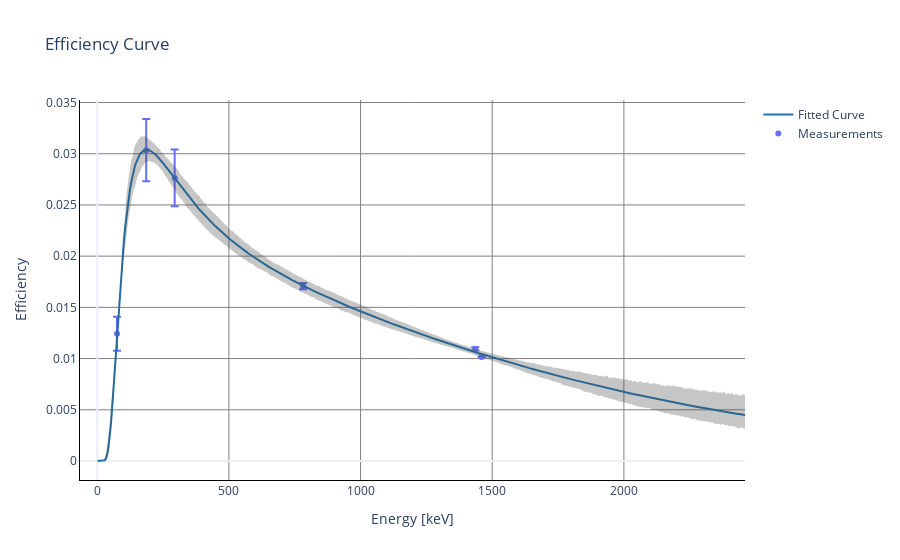

Notebook source saved alongside this figure:
### Code cell
test_eff.plotter_pretty()

### Figure 1 — Plotly figure (JSON) as saved in the notebook; plotly's stock layout.template omitted (floating-point values rounded to 4 significant figures; data arrays with more than 128 entries replaced by an {"elided": "..."} marker saying what was removed)
{"data": [{"error_y": {"array": [0.001652, 0.003042, 0.002769, 0.0002977, 0.0001521, 5.954e-05], "type": "data", "visible": true}, "mode": "markers", "name": "Measurements", "type": "scatter", "x": [75, 186, 294, 782, 1436.0, 1460], "y": [0.01242, 0.03035, 0.02764, 0.01707, 0.01094, 0.01015]}, {"line": {"color": "rgb(31, 119, 180)"}, "mode": "lines", "name": "Fitted Curve", "type": "scatter", "x": {"elided": "540 float values"}, "y": {"elided": "540 float values"}}, {"line": {"width": 0}, "marker": {"color": "#444"}, "mode": "lines", "name": "Upper Bound", "showlegend": false, "type": "scatter", "x": {"elided": "540 float values"}, "y": {"elided": "540 float values"}}, {"fill": "tonexty", "fillcolor": "rgba(68, 68, 68, 0.3)", "line": {"width": 0}, "marker": {"color": "#444"}, "mode": "lines", "name": "Lower Bound", "showlegend": false, "type": "scatter", "x": {"elided": "540 float values"}, "y": {"elided": "540 float values"}}], "layout": {"hovermode": "x", "plot_bgcolor": "rgba(0,0,0,0)", "title": {"text": "Efficiency Curve"}, "xaxis": {"gridcolor": "gray", "linecolor": "black", "tickcolor": "black", "title": {"text": "Energy [keV]"}}, "yaxis": {"gridcolor": "gray", "linecolor": "black", "showgrid": true, "tickcolor": "black", "title": {"text": "Efficiency"}}}}
